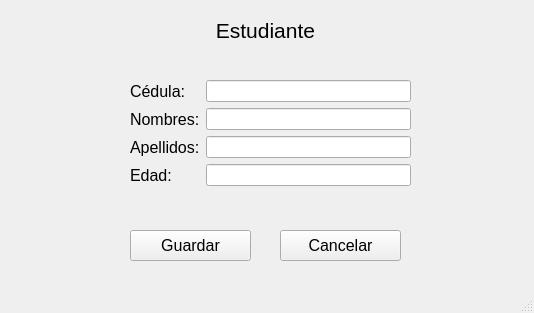
<?xml version="1.0" encoding="UTF-8"?>
<ui version="4.0">
 <class>VEstudiante</class>
 <widget class="QMainWindow" name="VEstudiante">
  <property name="geometry">
   <rect>
    <x>0</x>
    <y>0</y>
    <width>534</width>
    <height>313</height>
   </rect>
  </property>
  <property name="windowTitle">
   <string>Estudiante</string>
  </property>
  <widget class="QWidget" name="centralwidget">
   <widget class="QLabel" name="titulo_lbl">
    <property name="geometry">
     <rect>
      <x>10</x>
      <y>10</y>
      <width>511</width>
      <height>41</height>
     </rect>
    </property>
    <property name="font">
     <font>
      <pointsize>16</pointsize>
      <weight>50</weight>
      <bold>false</bold>
     </font>
    </property>
    <property name="text">
     <string>Estudiante</string>
    </property>
    <property name="alignment">
     <set>Qt::AlignCenter</set>
    </property>
   </widget>
   <widget class="QWidget" name="formLayoutWidget">
    <property name="geometry">
     <rect>
      <x>130</x>
      <y>80</y>
      <width>281</width>
      <height>108</height>
     </rect>
    </property>
    <layout class="QFormLayout" name="formLayout">
     <item row="0" column="0">
      <widget class="QLabel" name="cedula_lbl">
       <property name="font">
        <font>
         <pointsize>12</pointsize>
        </font>
       </property>
       <property name="text">
        <string>Cédula:</string>
       </property>
      </widget>
     </item>
     <item row="1" column="0">
      <widget class="QLabel" name="nombre_lbl">
       <property name="font">
        <font>
         <pointsize>12</pointsize>
        </font>
       </property>
       <property name="text">
        <string>Nombres:</string>
       </property>
      </widget>
     </item>
     <item row="2" column="0">
      <widget class="QLabel" name="apellido_lbl">
       <property name="font">
        <font>
         <pointsize>12</pointsize>
        </font>
       </property>
       <property name="text">
        <string>Apellidos:</string>
       </property>
      </widget>
     </item>
     <item row="3" column="0">
      <widget class="QLabel" name="edad_lbl">
       <property name="font">
        <font>
         <pointsize>12</pointsize>
        </font>
       </property>
       <property name="text">
        <string>Edad:</string>
       </property>
      </widget>
     </item>
     <item row="0" column="1">
      <widget class="QLineEdit" name="cedula_txt"/>
     </item>
     <item row="1" column="1">
      <widget class="QLineEdit" name="nombre_txt"/>
     </item>
     <item row="2" column="1">
      <widget class="QLineEdit" name="apellido_txt"/>
     </item>
     <item row="3" column="1">
      <widget class="QLineEdit" name="edad_txt"/>
     </item>
    </layout>
   </widget>
   <widget class="QPushButton" name="guardar_btn">
    <property name="geometry">
     <rect>
      <x>130</x>
      <y>230</y>
      <width>121</width>
      <height>31</height>
     </rect>
    </property>
    <property name="font">
     <font>
      <pointsize>12</pointsize>
     </font>
    </property>
    <property name="text">
     <string>Guardar</string>
    </property>
   </widget>
   <widget class="QPushButton" name="cancelar_btn">
    <property name="geometry">
     <rect>
      <x>280</x>
      <y>230</y>
      <width>121</width>
      <height>31</height>
     </rect>
    </property>
    <property name="font">
     <font>
      <pointsize>12</pointsize>
     </font>
    </property>
    <property name="text">
     <string>Cancelar</string>
    </property>
   </widget>
  </widget>
  <widget class="QStatusBar" name="statusbar"/>
 </widget>
 <resources/>
 <connections/>
</ui>
